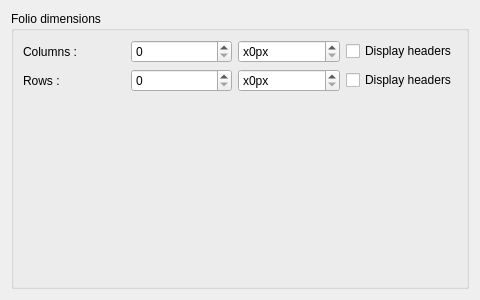
<?xml version="1.0" encoding="UTF-8"?>
<ui version="4.0">
 <class>BorderPropertiesWidget</class>
 <widget class="QWidget" name="BorderPropertiesWidget">
  <property name="geometry">
   <rect>
    <x>0</x>
    <y>0</y>
    <width>480</width>
    <height>300</height>
   </rect>
  </property>
  <property name="windowTitle">
   <string>Form</string>
  </property>
  <layout class="QVBoxLayout" name="verticalLayout">
   <item>
    <widget class="QGroupBox" name="border_gb">
     <property name="title">
      <string>Folio dimensions</string>
     </property>
     <layout class="QGridLayout" name="gridLayout">
      <item row="1" column="2">
       <widget class="QSpinBox" name="m_rows_height_sp">
        <property name="suffix">
         <string comment="pixel" extracomment="pixel">px</string>
        </property>
        <property name="prefix">
         <string>x</string>
        </property>
        <property name="maximum">
         <number>1000</number>
        </property>
       </widget>
      </item>
      <item row="0" column="1">
       <widget class="QSpinBox" name="m_colums_count_sp"/>
      </item>
      <item row="0" column="2">
       <widget class="QSpinBox" name="m_columns_width_sp">
        <property name="suffix">
         <string comment="pixel" extracomment="pixel">px</string>
        </property>
        <property name="prefix">
         <string>x</string>
        </property>
        <property name="maximum">
         <number>1000</number>
        </property>
       </widget>
      </item>
      <item row="1" column="0">
       <widget class="QLabel" name="label_3">
        <property name="text">
         <string>Rows :</string>
        </property>
       </widget>
      </item>
      <item row="1" column="3">
       <widget class="QCheckBox" name="m_display_rows_cb">
        <property name="text">
         <string>Display headers</string>
        </property>
       </widget>
      </item>
      <item row="1" column="1">
       <widget class="QSpinBox" name="m_rows_count_sp"/>
      </item>
      <item row="0" column="0">
       <widget class="QLabel" name="label_2">
        <property name="text">
         <string>Columns :</string>
        </property>
       </widget>
      </item>
      <item row="0" column="3">
       <widget class="QCheckBox" name="m_display_columns_cb">
        <property name="text">
         <string>Display headers</string>
        </property>
       </widget>
      </item>
      <item row="2" column="1">
       <spacer name="verticalSpacer">
        <property name="orientation">
         <enum>Qt::Vertical</enum>
        </property>
        <property name="sizeHint" stdset="0">
         <size>
          <width>20</width>
          <height>40</height>
         </size>
        </property>
       </spacer>
      </item>
     </layout>
    </widget>
   </item>
  </layout>
 </widget>
 <tabstops>
  <tabstop>m_colums_count_sp</tabstop>
  <tabstop>m_columns_width_sp</tabstop>
  <tabstop>m_rows_count_sp</tabstop>
  <tabstop>m_rows_height_sp</tabstop>
  <tabstop>m_display_columns_cb</tabstop>
  <tabstop>m_display_rows_cb</tabstop>
 </tabstops>
 <resources/>
 <connections/>
</ui>
